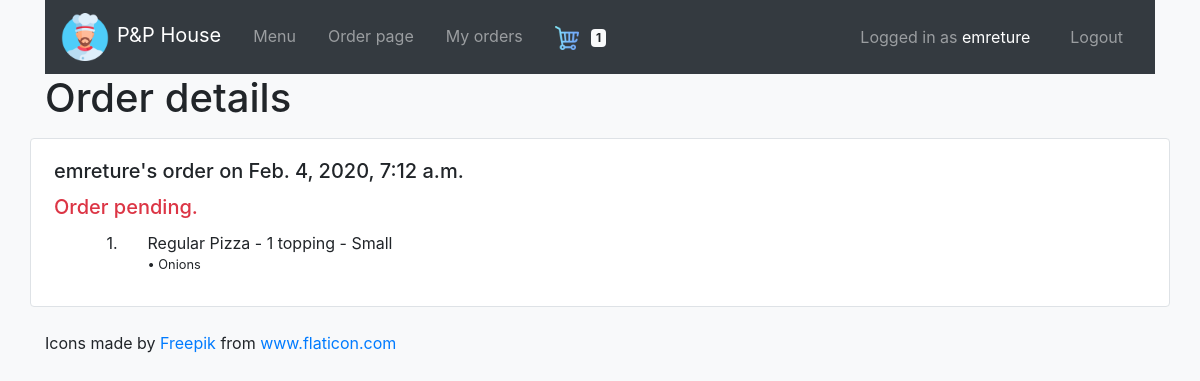
Page /orders/2 (signed in) on the earlier database version.
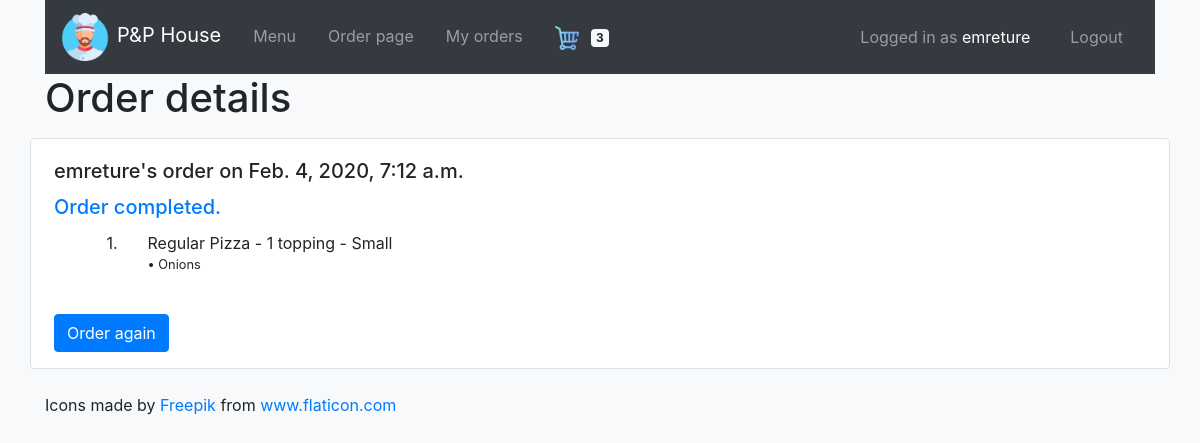
Same page on the later database version.
### orders/views.py (the view, shortened to what this page needs)
# urls.py: path("orders/", views.orders, name="orders"),
@login_required(login_url="users:login")
def orders(request, order_id=None):
    context = {
        "cart_items_count": Cart.objects.filter(user=request.user).count()
    }
    if order_id is None:
        if request.method == "POST":
            form = request.POST
            order_id = form.get("order_id")
            action = form.get("action")
            _filter = form.get("filter")
            try:
                _order = Order.objects.get(pk=order_id)
            except Order.DoesNotExist:
                return HttpResponseNotFound("<h1>Order not found!</h1>")
            context['filter_sel'] = _filter
            if action == "mark_as_completed":
                _order.is_completed = True
                _order.save()
            elif action == "mark_as_pending":
                _order.is_completed = False
                _order.save()
        if request.user.is_superuser:
            context['orders'] = Order.objects.all()
        else:
            context['orders'] = Order.objects.filter(user=request.user)
        return render(request, "orders/order-list.html", context)
    else:
        try:
            _order = Order.objects.get(pk=order_id)
        except Order.DoesNotExist:
            return HttpResponseNotFound("<h1>Order not found!</h1>")
        if request.user != _order.user and not request.user.is_superuser:
            return HttpResponseNotFound("<h1>Order not found!</h1>")
        context['order_items'] = OrderItem.objects.filter(order=_order)
        context['order'] = _order
        return render(request, "orders/order-detail.html", context)

### orders/models.py (called while the page is built)
    def __str__(self):
        return f"{self.name}"

    def __str__(self):
        return f"{self.name}"

    def __str__(self):
        return f"{self.meal_type} - {self.name}"

    def __str__(self):
        return f"{self.name}"

    def __str__(self):
        if self.meal_size:
            return f"{self.meal} - {self.meal_size}"
        else:
            return f"{self.meal}"

### orders/templates/orders/order-detail.html (shortened to what this page needs)
{% extends "orders/base.html" %}
{% load static %}
{% block body %}
<div class="container">
  <h1>Order details</h1>
</div>
<div class="container bg-white py-3 my-3 border rounded">
  <div class="row px-2 pt-1">
    <div class="col-auto">
      <h5>{{ order.user.username }}'s order on {{ order.order_date }}</h5>
    </div>
  </div>
  <div class="row px-2 pt-1">
    <div class="col-auto">
      {% if order.is_completed %}
      <h5 class="text-primary">Order completed.</h5>
      {% else %}
      <h5 class="text-danger">Order pending.</h5>
      {% endif %}
    </div>
  </div>
  {% for item in order_items %}
  <div class="row px-2 pt-1">
    <div class="col-sm-1 text-right">
      {{ forloop.counter }}.
    </div>
    <div class="col-sm-3">
      {{ item.menu_item }}
      {% if item.toppings.all %}
      <ul class="list-unstyled small">
      {% for topping in item.toppings.all %}
        <li class="">
        &bull; {{ topping }}
        </li>
      {% endfor %}
      </ul>
      {% endif %}
    </div>
  </div>
  {% endfor %}
  {% if request.user.is_superuser %}
  <form method="post">
    {% csrf_token %}
    <input type="hidden" name="order_id" value="{{ order.id }}">
    <div class="row px-2 pt-4">
      <div class="col-sm-4">
        {% if order.is_completed %}
        <button type="submit" class="btn btn-secondary mark-button">Mark order as pending</button>
        <input type="hidden" name="action" value="mark_as_pending">
        {% else %}
        <button type="submit" class="btn btn-primary mark-button">Mark order as completed</button>
        <input type="hidden" name="action" value="mark_as_completed">
        {% endif %}
      </div>
    </div>
  </form>
  {% else %}
  {% if order.is_completed %}
  <form action="{% url 'orders:re_order' %}" method="post">
    <div class="row px-2 pt-4">
      <div class="col-sm-4">
        <button type="submit" class="btn btn-primary mark-button">Order again</button>
      </div>
    </div>
  </form>
  {% endif %}
  {% endif %}
</div>
{% endblock %}

### orders/templates/orders/includes/navbar.html (shortened to what this page needs)
{% load static %}
<div class="container">
  <nav class="navbar navbar-expand-lg bg-dark navbar-dark">
    <a class="navbar-brand" href="{% url 'orders:index' %}"><img src="{% static 'chef.png' %}" alt="Logo" style="width:48px;" class="mr-sm-2">P&P House</a>
    <div class="collapse navbar-collapse" id="navbarSupportedContent">
      <ul class="navbar-nav mr-auto">
        <li class="navbar-item px-2">
          <a class="nav-link" href="{% url 'orders:index' %}">Menu</a>
        </li>
        {% if request.user.is_authenticated %}
        <li class="navbar-item px-2">
          <a class="nav-link" href="{% url 'orders:order' %}">Order page</a>
        </li>
        <li class="navbar-item px-2">
          {% if request.user.is_superuser %}
          <a class="nav-link" href="{% url 'orders:orders' %}">View orders</a>
          {% else %}
          <a class="nav-link" href="{% url 'orders:orders' %}">My orders</a>
          {% endif %}
        </li>
        <li class="navbar-item px-2">
          <a class="nav-link" href="{% url 'orders:cart' %}">
            <img src="{% static 'shopping-cart4.png' %}" alt="Shopping cart" style="width:24px;" class="mr-sm-2">
            <span id="cart-items-count" class="badge badge-light">{{ cart_items_count|default:0 }}</span>
          </a>
        </li>
        {% endif %}
      </ul>
      <ul class="navbar-nav ml-auto">
        {% if request.user.is_authenticated %}
        <li class="navbar-text px-4">
          Logged in as <span class="text-white">{{ request.user.username }}</span>
        </li>
        <li class="navbar-item px-2">
          <a class="nav-link" href="{% url 'users:logout' %}">Logout</a>
        </li>
        {% endif %}
      </ul>
    </div>
  </nav>
</div>

Differences in the rows shown:
changed Order "emreture": is_completed False → True (drawn)
Other differences:
{{ cart_items_count|default:0 }}: "1" → "3"
text no longer shown: "Order pending."
text now shown: "Order completed. Order again"
